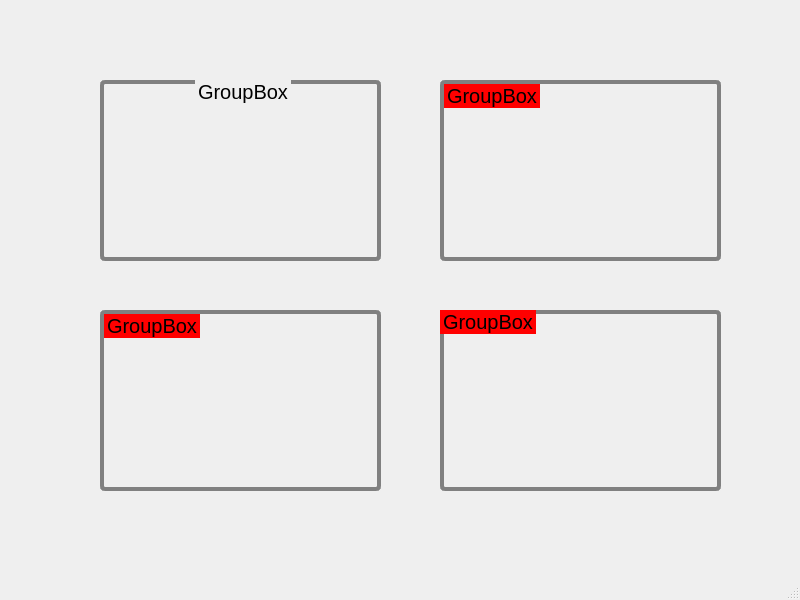
<?xml version="1.0" encoding="UTF-8"?>
<ui version="4.0">
 <class>MainWindow</class>
 <widget class="QMainWindow" name="MainWindow">
  <property name="geometry">
   <rect>
    <x>0</x>
    <y>0</y>
    <width>800</width>
    <height>600</height>
   </rect>
  </property>
  <property name="windowTitle">
   <string>MainWindow</string>
  </property>
  <property name="styleSheet">
   <string notr="true">QGroupBox {
    background-color: qlineargradient(x1: 0, y1: 0, x2: 0, y2: 1,
                                      stop: 0 #E0E0E0, stop: 1 #FFFFFF);
    border: 4px solid gray;
    border-radius: 5px;
    margin-top: 2ex; /* 可调节边线到顶部的位置 ，ex em 都是相对字体大小单位*/ 
    padding-top:3ex;
    padding-left:5ex;
    font-family: &quot;Microsoft YaHei&quot;; 
    font: 20px  ;
}

#groupBox::title 
{
    subcontrol-origin: margin;/*和margin的起点对齐*/
    subcontrol-position: top center; /* position at the top center */ 
    background-color: qlineargradient(x1: 0, y1: 0, x2: 0, y2: 1,
                                      stop: 0 #FF0ECE, stop: 1 #FFFFFF);
}

#groupBox_2::title{
   subcontrol-origin: padding;/*和padding开始对齐*/
   subcontrol-position: top left;  
   background-color: red;
}



#groupBox_3::title{
   subcontrol-origin: content;/*与内容对齐*/
   subcontrol-position: top left; 
   background-color: red;
}
 
#groupBox_4::title{
   subcontrol-origin: border;/*与边框对齐*/
   subcontrol-position: top left; 
   background-color: red;
}





</string>
  </property>
  <widget class="QWidget" name="centralwidget">
   <widget class="QGroupBox" name="groupBox">
    <property name="geometry">
     <rect>
      <x>100</x>
      <y>80</y>
      <width>281</width>
      <height>181</height>
     </rect>
    </property>
    <property name="title">
     <string>GroupBox</string>
    </property>
   </widget>
   <widget class="QGroupBox" name="groupBox_2">
    <property name="geometry">
     <rect>
      <x>440</x>
      <y>80</y>
      <width>281</width>
      <height>181</height>
     </rect>
    </property>
    <property name="title">
     <string>GroupBox</string>
    </property>
   </widget>
   <widget class="QGroupBox" name="groupBox_3">
    <property name="geometry">
     <rect>
      <x>100</x>
      <y>310</y>
      <width>281</width>
      <height>181</height>
     </rect>
    </property>
    <property name="title">
     <string>GroupBox</string>
    </property>
   </widget>
   <widget class="QGroupBox" name="groupBox_4">
    <property name="geometry">
     <rect>
      <x>440</x>
      <y>310</y>
      <width>281</width>
      <height>181</height>
     </rect>
    </property>
    <property name="title">
     <string>GroupBox</string>
    </property>
   </widget>
  </widget>
  <widget class="QMenuBar" name="menubar">
   <property name="geometry">
    <rect>
     <x>0</x>
     <y>0</y>
     <width>800</width>
     <height>26</height>
    </rect>
   </property>
  </widget>
  <widget class="QStatusBar" name="statusbar"/>
 </widget>
 <resources/>
 <connections/>
</ui>
